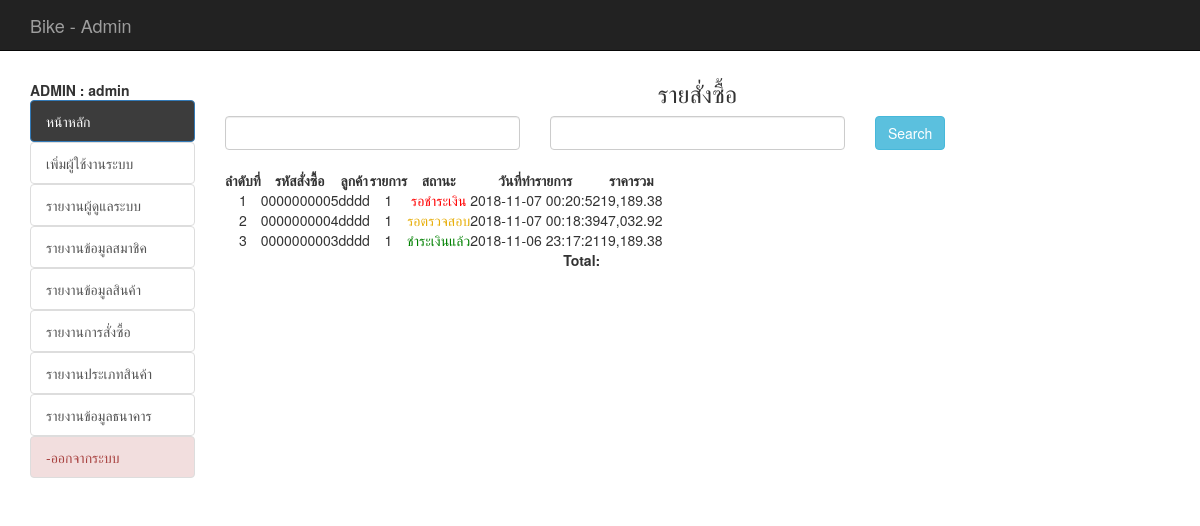
/backend/report_all_order.php (signed in), run on an earlier commit of the app's database.
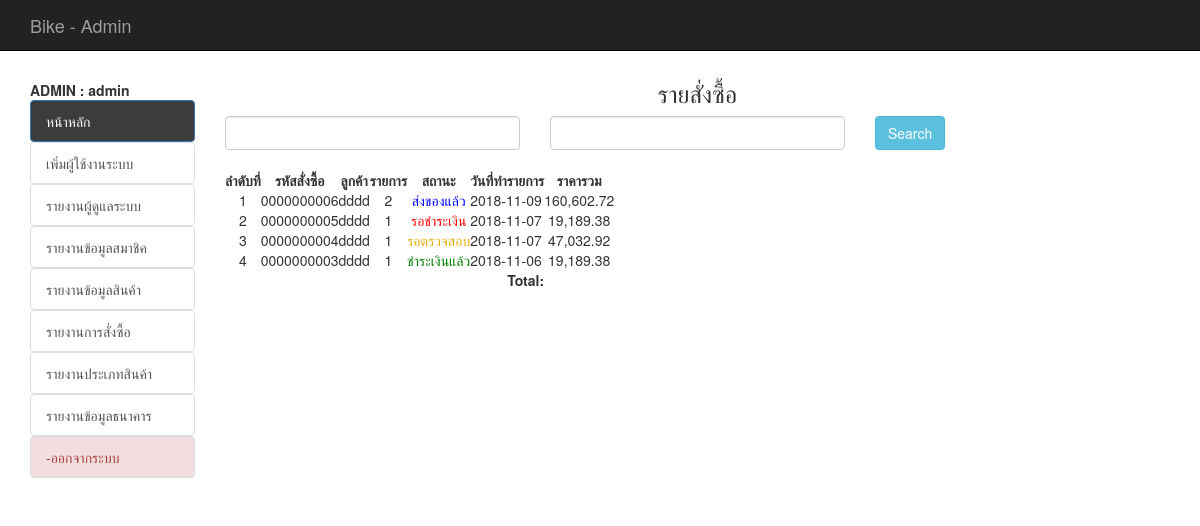
And on a later commit of the database.
### tables this page shows
CREATE TABLE `tbl_order` (
  `order_id` int(10) UNSIGNED ZEROFILL NOT NULL,
  `mem_id` int(11) NOT NULL,
  `name` varchar(100) NOT NULL,
  `address` varchar(500) NOT NULL,
  `email` varchar(100) NOT NULL,
  `phone` varchar(10) NOT NULL,
  `order_status` int(1) NOT NULL,
  `pay_slip` varchar(200) DEFAULT NULL,
  `b_name` varchar(100) DEFAULT NULL,
  `b_number` varchar(200) DEFAULT NULL,
  `pay_date` date DEFAULT NULL,
  `pay_amount` float(10,2) DEFAULT NULL,
  `postcode` varchar(30) DEFAULT NULL,
  `order_date` date NOT NULL
);

### backend/report_all_order.php (the view, shortened to what this page needs)
<?php require_once('../Connections/condb.php'); ?>
<?php
if (!function_exists("GetSQLValueString")) {
  function GetSQLValueString($theValue, $theType, $theDefinedValue = "", $theNotDefinedValue = "")
  {
    $theValue = function_exists("mysql_real_escape_string") ? mysql_real_escape_string($theValue) : mysql_escape_string($theValue);
    switch ($theType) {
      case "text":
      $theValue = ($theValue != "") ? "'" . $theValue . "'" : "NULL";
      break;
      case "long":
      case "int":
      $theValue = ($theValue != "") ? intval($theValue) : "NULL";
      break;
    }
    return $theValue;
  }
}
$query_mycart = sprintf("SELECT o.order_id as oid, o.mem_id, o.order_status, o.order_date, o.name , d.order_id , count(d.order_id) as coid , SUM(d.total) as ctotal FROM tbl_order as o, tbl_order_detail as d WHERE o.order_id = d.order_id GROUP BY o.order_id ORDER BY o.order_id DESC " , GetSQLValueString($colname_mycart , "int"));
$mycart = mysql_query($query_mycart , $condb) or die(mysql_error());
$row_mycart = mysql_fetch_assoc($mycart);
$totalRows_mycart = mysql_num_rows($mycart);
?>
<!DOCTYPE html>
<html lang="en">
<head>
  <?php include('h.php');?>
  <?php include('datatable.php');?>
</head>
<body>
  <div class="container">
    <div class="row">
     <?php include('banner.php');?>
   </div>
   <div class="row">
     <div class="col-md-2">
      <br>
      <?php include('menu.php');?>
    </div>
    <div class="col-md-10">
    <h3 align="center">รายสั่งซื้อ</h3>
<div class="row">
     <div class="input-daterange">
      <div class="col-md-4">
       <input type="text" name="start_date" id="start_date" class="form-control" />
      </div>
      <div class="col-md-4">
       <input type="text"  name="end_date" id="end_date" class="form-control" />
      </div>
     </div>
     <div class="col-md-4">
      <input type="button" name="search" id="search" value="Search" class="btn btn-info" />
     </div>
    </div>
    <br />
    <table id="example2" class="display"  border="0">
      <thead>
        <tr>
          <th>ลำดับที่</th>
          <th>รหัสสั่งซื้อ</th>
          <th>ลูกค้า</th>
          <th>รายการ</th>
          <th>สถานะ</th>
          <th>วันที่ทำรายการ</th>
          <th>ราคารวม</th>
        </tr>
      </thead>
      <tbody>
        <?php if ($totalRows_mycart > 0) { ?>
          <?php
          $i = 1;
          do { ?>
            <tr>
              <td align="center" valign="top"><?php echo $i; ?></td>
              <td>
                <?php echo $row_mycart['oid'];?>
              </td>
              <td align="center" >
                <?php echo $row_mycart['name'];?>
              </td>
              <td align="center" >
                <?php echo $row_mycart['coid'];?>
              </td>
              <td align="center" >
                <font color="red">
                  <?php $status = $row_mycart['order_status'];
                  include('status.php');
                  ?>
                </font>
              </td>
              <td > <?php echo $row_mycart['order_date'];?></td>
              <td align="center">
                <?php echo number_format($row_mycart['ctotal'],2);?>
              </td>
            </tr>
            <?php
            $i += 1;
          } while ($row_mycart = mysql_fetch_assoc($mycart)); ?>
        </tbody>
        <tfoot>
          <tr>
            <th></th>
            <th></th>
            <th></th>
            <th></th>
            <th></th>
            <th style="text-align:right">Total:</th>
            <th></th>
          </tr>
        </tfoot>
      </table>
    </div>
  </div>
</div>
</body>
</html>
<?php
}
?>

### backend/status.php
<?php
if ($status == 1) {
	echo "<font color='red'>";
	echo "รอชำระเงิน";
	echo "</font>";
}elseif ($status == 4) {
	echo "<font color='green'>";
	echo "ชำระเงินแล้ว";
	echo "</font>";
}elseif ($status == 3) {
	echo "<font color='blue'>";
	echo "ส่งของแล้ว";
	echo "</font>";
}elseif ($status == 2) {
	echo "<font color='#E7AE0A'>";
	echo "รอตรวจสอบ";
	echo "</font>";
}elseif ($status == 5) {
	echo "<font color='#F54823'>";
	echo "ยกเลิกคำสั่งซื้อ";
	echo "</font>";
}
?>

What changed in the data, as far as the page shows it:
added tbl_order: order_id "0000000006", name "dddd", coid "2", order_status "ส่งของแล้ว", order_date "2018-11-09", ctotal "160,602.72"
changed tbl_order "0000000005": order_date "2018-11-07 00:20:52" → "2018-11-07"
changed tbl_order "0000000004": order_date "2018-11-07 00:18:39" → "2018-11-07"
changed tbl_order "0000000003": order_date "2018-11-06 23:17:21" → "2018-11-06"
